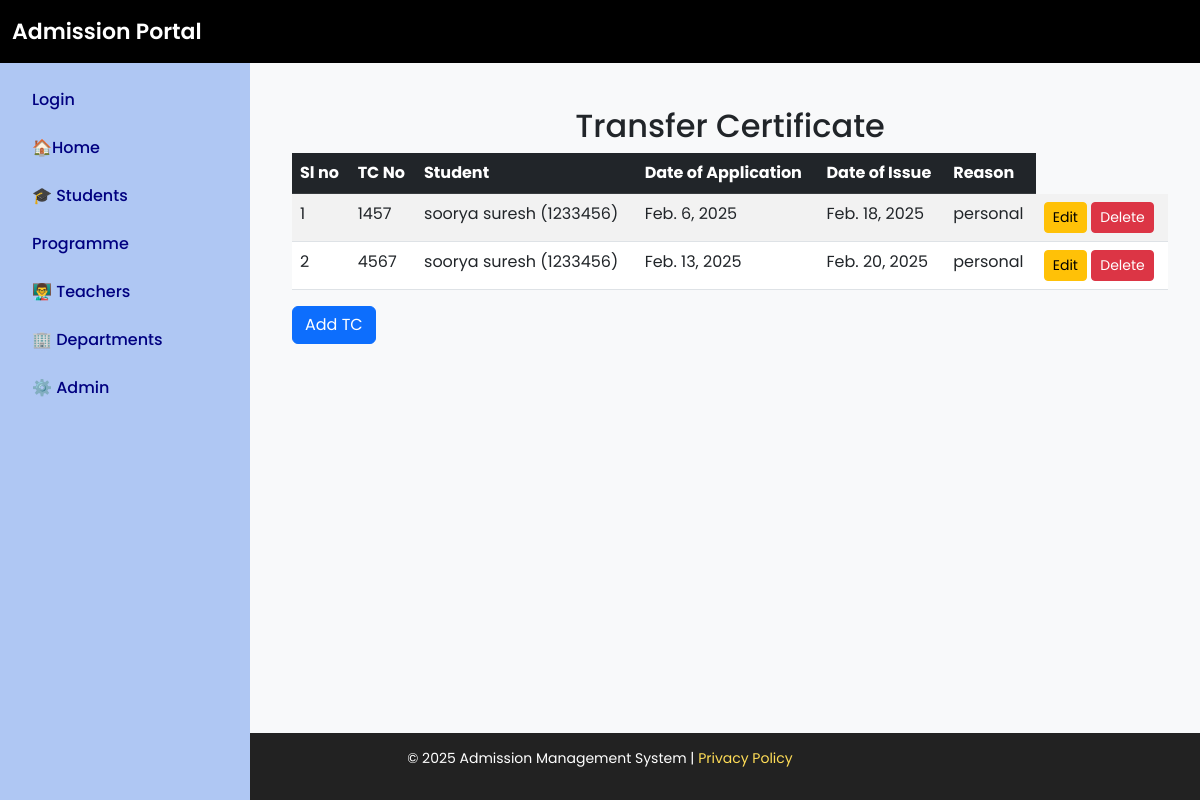
Page /transfer-certificates/ on the committed database.
### admission/models.py (models this page shows, shortened)
class TransferCertificate(models.Model):
    tc_no = models.CharField(max_length=50, unique=True)
    stud = models.ForeignKey('admission.Student', on_delete=models.CASCADE)  # Assuming 'student' is your app name
    date_of_application = models.DateField()
    date_of_issue = models.DateField(null=True, blank=True)
    reason = models.ForeignKey(Reason, on_delete=models.SET_NULL, null=True)

class Student(models.Model):
    stud_name = models.CharField(max_length=100)
    stud_adm_no = models.CharField(max_length=20, unique=True)
    stud_reg_no = models.CharField(max_length=20, unique=True, blank=True, null=True)
    stud_roll_no = models.CharField(max_length=20, unique=True, blank=True, null=True)
    aadhaar = models.CharField(max_length=12, unique=True)
    abc_id = models.CharField(max_length=50, blank=True, null=True)
    email = models.EmailField(unique=True)
    phone = models.CharField(max_length=15)
    dob = models.DateField()
    caste = models.ForeignKey(Caste, on_delete=models.SET_NULL, blank=True, null=True)  # Foreign Key to Caste
    religion = models.ForeignKey(Religion, on_delete=models.SET_NULL, blank=True, null=True)  # Foreign Key to Religion
    quota = models.ForeignKey(Quota, on_delete=models.SET_NULL, blank=True, null=True)
    program= models.ForeignKey(Program, on_delete=models.SET_NULL, blank=True, null=True)  # Foreign Key to Quota# Foreign Key to Quota
    parent_name = models.CharField(max_length=100)
    parent_mob = models.CharField(max_length=15)
    house_name = models.CharField(max_length=100)
    post = models.CharField(max_length=50)
    district = models.CharField(max_length=50)
    state = models.CharField(max_length=50)
    pincode = models.CharField(max_length=10)
    date_of_joining = models.DateField()
    income = models.DecimalField(max_digits=10, decimal_places=2, blank=True, null=True)
    egrantz = models.BooleanField(default=False)
    status = models.BooleanField(default=True)  # Active/Inactive
    gender = models.CharField(max_length=10, choices=[('Male', 'Male'), ('Female', 'Female'), ('Other', 'Other')])
    blood_group = models.CharField(max_length=5, choices=[('A+', 'A+'), ('A-', 'A-'), ('B+', 'B-'), ('O+', 'O-'), ('AB+', 'AB-')])
    language=models.CharField(max_length=10, choices=[('Malayalam', 'Malayalam'), ('Hindi', 'Hindi')] ,default='Malayalam')
    identification_mark = models.TextField(blank=True, null=True)
    def __str__(self):
        return f"{self.stud_name} ({self.stud_adm_no})"

class Reason(models.Model):
    reason_description = models.CharField(max_length=255)
    def __str__(self):
        return self.reason_description

### admission/views.py (the view)
# urls.py: path('transfer-certificates/', views.transfer_certificate_list, name='transfer_certificate_list'),
def transfer_certificate_list(request):
    tc_list = TransferCertificate.objects.all()
    return render(request, 'transfer_certificate_list.html', {'tc_list': tc_list})

### admission/templates/transfer_certificate_list.html
{% extends "base.html" %}
{% block content %}
<div class="container mt-4">
    <h2 class="text-center">Transfer Certificate </h2>
    <table class="table table-striped">
        <thead class="table-dark">
            <tr>
                <th>Sl no</th>
                <th>TC No</th>
                <th>Student</th>
                <th>Date of Application</th>
                <th>Date of Issue</th>
                <th>Reason</th>
            </tr>
        </thead>
        <tbody>
            {% for tc in tc_list %}
            <tr>
                <td>{{ forloop.counter }}</td>
                <td>{{ tc.tc_no }}</td>
                <td>{{ tc.stud }}</td>
                <td>{{ tc.date_of_application }}</td>
                <td>{{ tc.date_of_issue }}</td>
                <td>{{ tc.reason }}</td>
                <td>
                    <a href="{% url 'edit_transfer_certificate' tc.id  %}" class="btn btn-warning btn-sm">Edit</a>
                    <a href="{% url 'delete_transfer_certificate' tc.id%}" class="btn btn-danger btn-sm">Delete</a>
                </td>
            </tr>
            {% empty %}
            <tr>
                <td colspan="3" class="text-center">No Tc lists</td>
            </tr>
            {% endfor %}
        </tbody>
    </table>
    <a href="{% url 'add_transfer_certificate' %}" class="btn btn-primary">Add TC</a>
</div>
{% endblock %}

### templates/base.html (style rules this page uses)
body { font-family: 'Poppins', sans-serif; background: #f8f9fa; display: flex; min-height: 100vh; flex-direction: column; }

### rows in the picture
TransferCertificate: tc_no "1457", stud "soorya suresh (1233456)", date_of_application "Feb. 6, 2025", date_of_issue "Feb. 18, 2025", reason "personal"
TransferCertificate: tc_no "4567", stud "soorya suresh (1233456)", date_of_application "Feb. 13, 2025", date_of_issue "Feb. 20, 2025", reason "personal"
